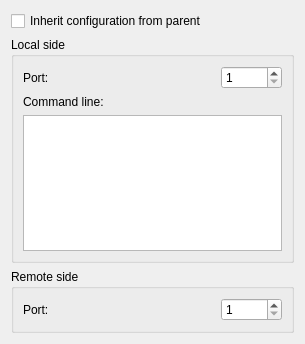
<?xml version="1.0" encoding="UTF-8"?>
<ui version="4.0">
 <class>ComputerGroupDialogPortForwarding</class>
 <widget class="QWidget" name="ComputerGroupDialogPortForwarding">
  <property name="geometry">
   <rect>
    <x>0</x>
    <y>0</y>
    <width>305</width>
    <height>344</height>
   </rect>
  </property>
  <property name="windowTitle">
   <string/>
  </property>
  <layout class="QVBoxLayout" name="verticalLayout_3">
   <item>
    <widget class="QCheckBox" name="checkbox_inherit_config">
     <property name="text">
      <string>Inherit configuration from parent</string>
     </property>
    </widget>
   </item>
   <item>
    <widget class="QGroupBox" name="groupbox_local_side">
     <property name="title">
      <string>Local side</string>
     </property>
     <layout class="QVBoxLayout" name="verticalLayout_2">
      <item>
       <layout class="QGridLayout" name="gridLayout">
        <item row="0" column="0">
         <widget class="QLabel" name="label_local_port">
          <property name="text">
           <string>Port:</string>
          </property>
         </widget>
        </item>
        <item row="0" column="1">
         <spacer name="horizontalSpacer">
          <property name="orientation">
           <enum>Qt::Horizontal</enum>
          </property>
          <property name="sizeHint" stdset="0">
           <size>
            <width>40</width>
            <height>20</height>
           </size>
          </property>
         </spacer>
        </item>
        <item row="0" column="2">
         <widget class="QSpinBox" name="spinbox_local_port">
          <property name="minimum">
           <number>1</number>
          </property>
          <property name="maximum">
           <number>65535</number>
          </property>
         </widget>
        </item>
       </layout>
      </item>
      <item>
       <widget class="QLabel" name="label_2">
        <property name="text">
         <string>Command line:</string>
        </property>
       </widget>
      </item>
      <item>
       <widget class="QPlainTextEdit" name="edit_command_line"/>
      </item>
     </layout>
    </widget>
   </item>
   <item>
    <widget class="QGroupBox" name="groupbox_remote_side">
     <property name="title">
      <string>Remote side</string>
     </property>
     <layout class="QVBoxLayout" name="verticalLayout">
      <item>
       <layout class="QGridLayout" name="gridLayout_2">
        <item row="0" column="0">
         <widget class="QLabel" name="label_remote_port">
          <property name="text">
           <string>Port:</string>
          </property>
         </widget>
        </item>
        <item row="0" column="1">
         <spacer name="horizontalSpacer_2">
          <property name="orientation">
           <enum>Qt::Horizontal</enum>
          </property>
          <property name="sizeHint" stdset="0">
           <size>
            <width>40</width>
            <height>20</height>
           </size>
          </property>
         </spacer>
        </item>
        <item row="0" column="2">
         <widget class="QSpinBox" name="spinbox_remote_port">
          <property name="minimum">
           <number>1</number>
          </property>
          <property name="maximum">
           <number>65535</number>
          </property>
         </widget>
        </item>
       </layout>
      </item>
     </layout>
    </widget>
   </item>
   <item>
    <spacer name="verticalSpacer">
     <property name="orientation">
      <enum>Qt::Vertical</enum>
     </property>
     <property name="sizeHint" stdset="0">
      <size>
       <width>20</width>
       <height>1</height>
      </size>
     </property>
    </spacer>
   </item>
  </layout>
 </widget>
 <resources/>
 <connections/>
</ui>
